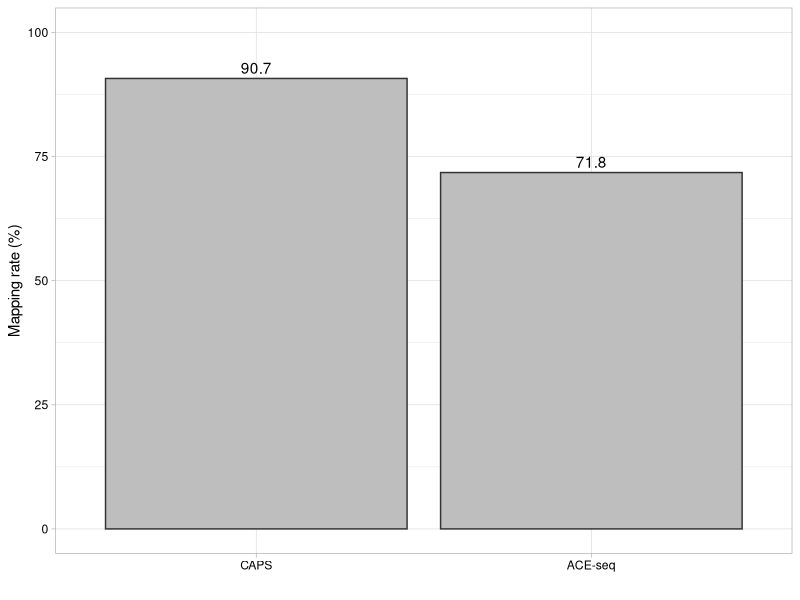
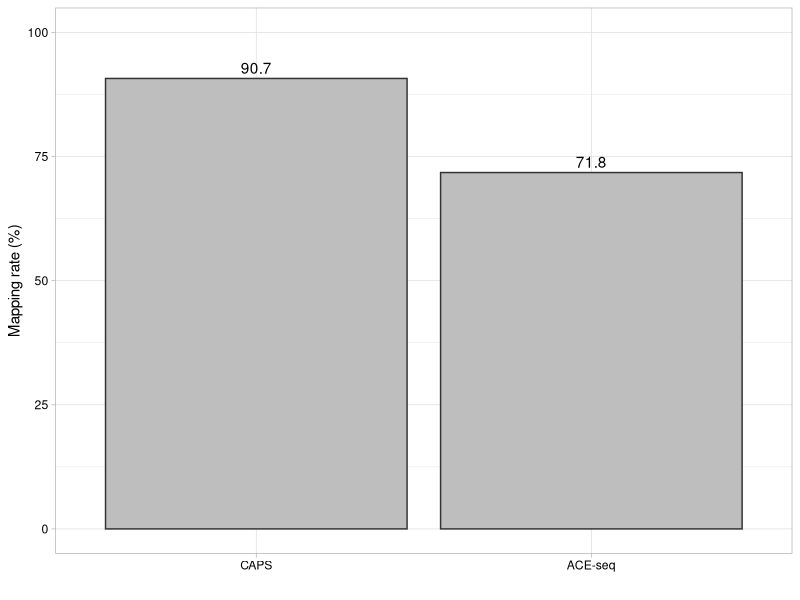

These charts were generated, in order, by the following R code:
# plot the mapping rate of CAPS
# Zhiyuan Hu
# 4 July 2020

library(ggplot2)
df_plot <- data.frame(method = c("CAPS","ACE-seq"),
                      mapping_rate = c(90.73, 71.78))

df_plot$method <- factor(df_plot$method, levels = c("CAPS","ACE-seq"))

ggplot(df_plot, aes(x = method, y = mapping_rate)) + geom_bar(stat = "identity", fill = "grey", col = "grey20") + 
  geom_text(aes(label=round(mapping_rate, 1)), vjust=-0.4) +
  theme_light() + xlab("") + ylab("Mapping rate (%)") + theme(axis.text = element_text(color = "black")) + ylim(0,100)

ggsave("plots/basic_statistics20200726/CAPS_mapping_rate.pdf",width = 2.3, height = 3.5)
